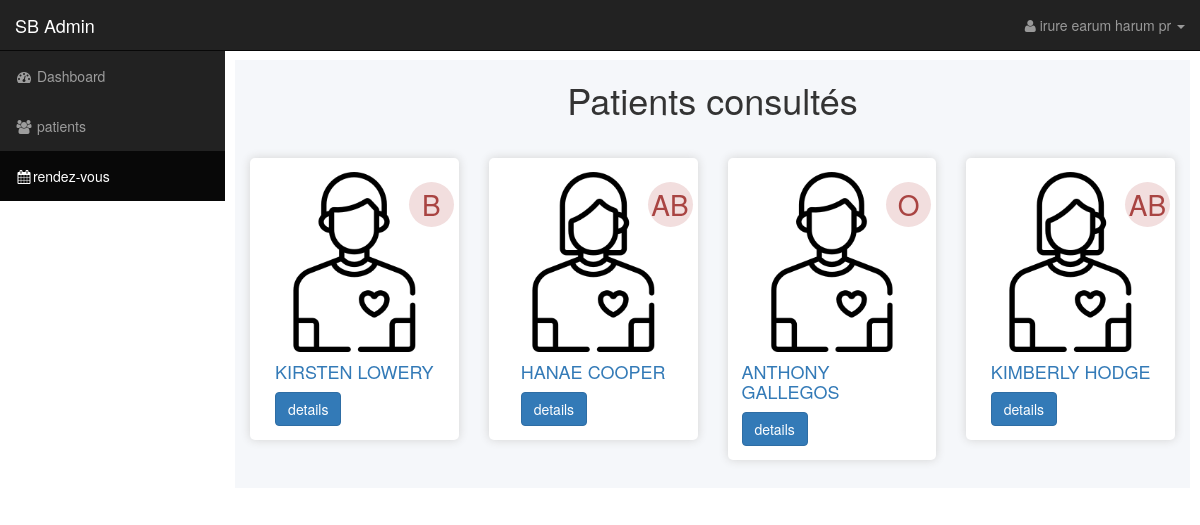
The page /doctors/user.php (signed in) on the database its author committed.
### tables this page shows
CREATE TABLE `users` (
  `id` int(11) NOT NULL,
  `first_name` varchar(100) NOT NULL,
  `last_name` varchar(255) NOT NULL,
  `birth` date NOT NULL,
  `contact` varchar(30) NOT NULL,
  `emergency_contact` varchar(30) NOT NULL,
  `email` varchar(255) DEFAULT NULL,
  `sexe` enum('Homme','Femme','Autre') NOT NULL,
  `weight` int(11) NOT NULL,
  `height` int(11) NOT NULL,
  `blood` enum('A','B','AB','O') NOT NULL,
  `allergy` text NOT NULL,
  `medical_background` text NOT NULL,
  `children` int(11) NOT NULL,
  `marital_status` enum('Célibataire','Mariée','Veuve','Divorcée') NOT NULL,
  `profession` varchar(255) NOT NULL,
  `pseudo` varchar(100) NOT NULL,
  `password` varchar(255) NOT NULL,
  `picture` text DEFAULT NULL
);

### includes/functions.php (called while the page is built, shortened)
<?php
function getAllUser()
{
    global $db;
    $data = [];
    $sql = "SELECT * FROM users";
    $results = $db->query($sql);
    if ($results->num_rows > 0) {
        while ($row = $results->fetch_assoc()) {
            $data[] = $row;
        }
    }
    return $data;
}

### doctors/includes/user_all.php (the view)
<h1 class="text-center">Patients consultés</h1>
<div class="row">
    <?php
    $users = getAllUser();
    if ($users) {
        foreach ($users as $user) {
    ?>
            <div class="col-md-6 col-lg-3 box-shadow" style="margin:2em 0;">
                <div class="card">
                <h5 class="alert-danger" id="blood"><?php echo $user['blood'] ?></h5>
                    <img src="./../profiles/<?php echo $user['picture'] ?>" alt="<?php echo $user['first_name'] . "_" . $user['last_name'] ?>" style="max-width:100%">
                    <div class="card-body">
                        <h4 class="card-title text-uppercase text-primary"><?php echo $user['first_name'] . " " . $user['last_name']; ?></h4>
<a href="?p_id=<?php echo $user['id'] ?>" class="btn btn-primary">details</a>
                    </div>
                </div>
            </div>
        <?php } ?>
    <?php } else { ?>
        <p class="h4 text-muted">Aucun docteur pour l'instant</p>
    <?php } ?>
</div>

### css/sb-admin.css (style rules this page uses)
body { margin-top: 100px; background-color: #222; }
@media (min-width:768px) { body { margin-top: 50px; } }

### doctors/includes/header.php (style rules this page uses)
body { background-color: #fff; }
.card { position: relative; background-color: #fff; box-shadow: 0 0 10px lightgrey; max-width: 300px; display: flex; flex-direction: column; align-items: center; padding: 1em; border-radius: 5px; margin:0 auto; }
.card #blood { display: flex; justify-content: center; align-items: center; width: 45px; height: 45px; border-radius: 50%; position: absolute; right: 5px; font-size:2em; }

### rows shown on the page
users: blood "B", picture (picture), first_name "KIRSTEN", last_name "LOWERY"
users: blood "AB", picture (picture), first_name "HANAE", last_name "COOPER"
users: blood "O", picture (picture), first_name "ANTHONY", last_name "GALLEGOS"
users: blood "AB", picture (picture), first_name "KIMBERLY", last_name "HODGE"

### other values the page prints
$_SESSION['hp_admin_pseudo'] "irure earum harum pr"
